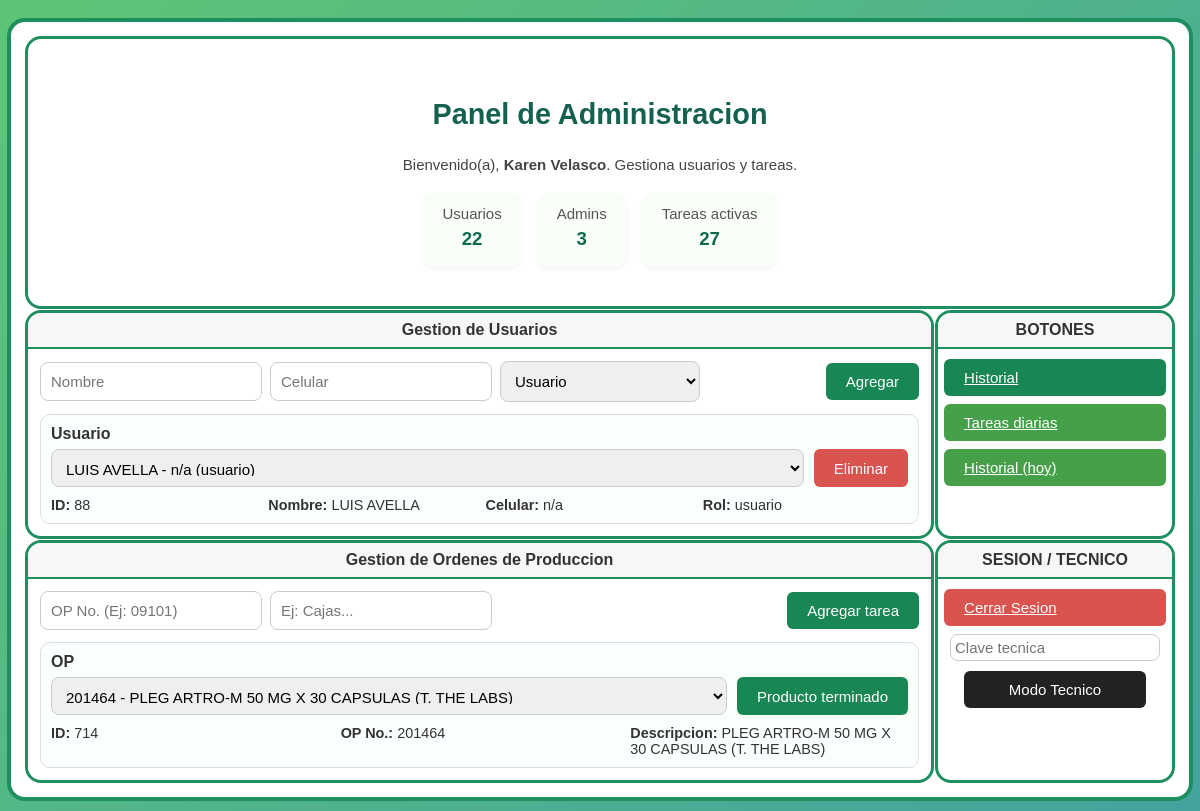
The app's page /admin/ (signed in), older data.
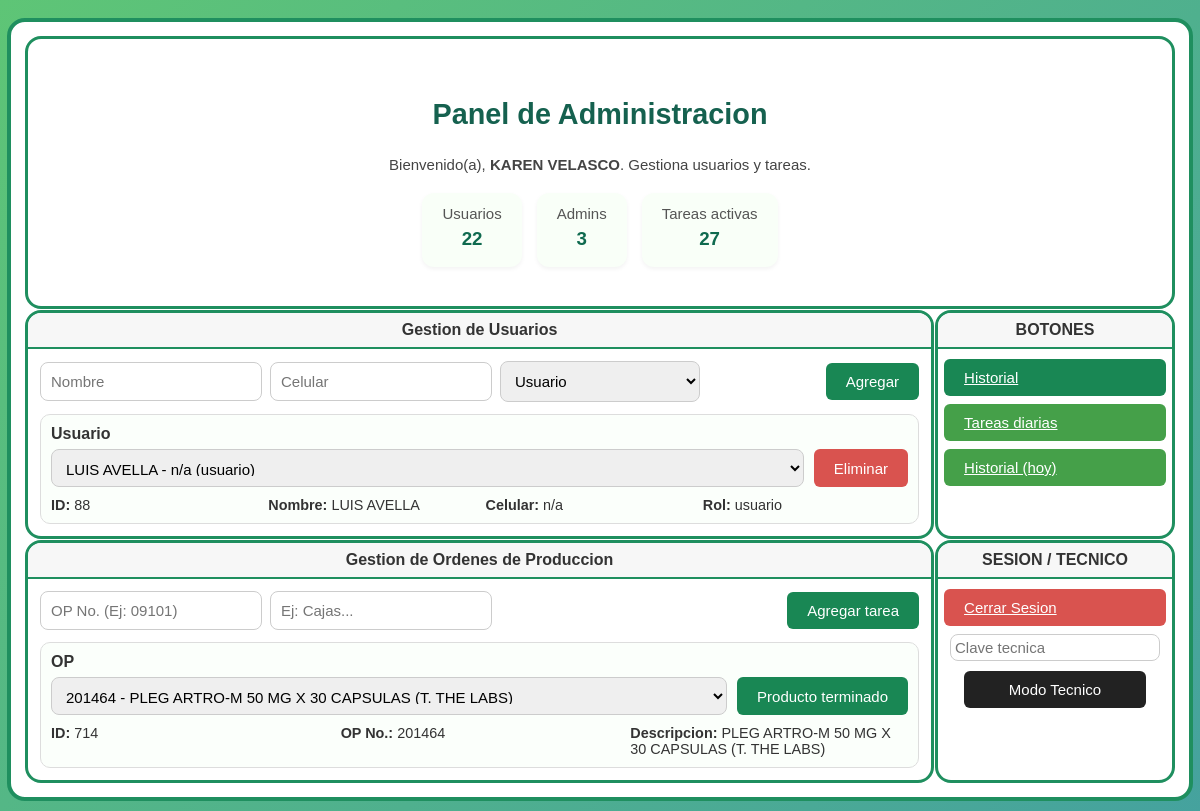
The same page, newer data.
### tables this page shows
CREATE TABLE "usuarios" (
    id INTEGER PRIMARY KEY AUTOINCREMENT,
    nombre TEXT,
    celular TEXT,
    contrasena TEXT,  -- ya sin NOT NULL
    rol TEXT
, must_change_password INTEGER DEFAULT 0);

### admin/views.py (the view)
@admin_bp.route("/")
def panel():
    if not _solo_admin():
        flash("Acceso no autorizado.", "danger")
        return redirect(url_for("login"))
    conn = get_db_connection()
    cur = conn.cursor()
    cur.execute("""
        CREATE TABLE IF NOT EXISTS tareas (
            id INTEGER PRIMARY KEY AUTOINCREMENT,
            titulo TEXT,
            descripcion TEXT,
            proceso TEXT,
            cantidad INTEGER,
            asignado_a TEXT,
            inicio TEXT,
            fin TEXT,
            estado TEXT
        )
    """)
    ensure_tareas_columns(conn)
    cur.execute("SELECT COUNT(*) FROM usuarios WHERE rol = 'usuario'")
    total_usuarios = cur.fetchone()[0]
    cur.execute("SELECT COUNT(*) FROM usuarios WHERE rol = 'admin'")
    total_admins = cur.fetchone()[0]
    cur.execute("""
        SELECT COUNT(*)
        FROM tareas
        WHERE estado != 'Finalizado'
          AND (asignado_a IS NULL OR asignado_a = '')
    """)
    total_tareas = cur.fetchone()[0]
    usuarios = cur.execute(
        "SELECT * FROM usuarios ORDER BY id DESC"
    ).fetchall()
    tareas = cur.execute("""
        SELECT
            t_admin.id,
            t_admin.titulo,
            t_admin.descripcion,
            t_admin.proceso,
            t_admin.estado,
            CASE
                WHEN EXISTS (
                    SELECT 1
                    FROM tareas t_user
                    WHERE t_user.titulo = t_admin.titulo
                      AND t_user.asignado_a IS NOT NULL
                      AND t_user.asignado_a != ''
                      AND t_user.proceso IS NOT NULL
                      AND TRIM(t_user.proceso) != ''
                )
                THEN 1 ELSE 0
            END AS tiene_tareas
        FROM tareas t_admin
        WHERE t_admin.estado != 'Finalizado'
          AND (t_admin.asignado_a IS NULL OR asignado_a = '')
        ORDER BY t_admin.id DESC
    """).fetchall()
    conn.close()
    return render_template(
        "admin_v2/panel.html",
        total_usuarios=total_usuarios,
        total_admins=total_admins,
        total_tareas=total_tareas,
        usuarios=usuarios,
        tareas=tareas
    )

### admin/views.py (called while the page is built)
def _solo_admin():
    return session.get("rol") == "admin"

### core/db.py (called while the page is built)
def get_db_connection():
    conn = sqlite3.connect(str(DB_PATH), check_same_thread=False)
    conn.row_factory = sqlite3.Row
    return conn

def _column_exists(conn, table_name: str, column_name: str) -> bool:
    cur = conn.execute(f"PRAGMA table_info({table_name});")
    return any(row["name"] == column_name for row in cur.fetchall())

def _ensure_column(conn, table: str, column: str, col_def: str):
    if not _column_exists(conn, table, column):
        conn.execute(f"ALTER TABLE {table} ADD COLUMN {column} {col_def};")

### core/historial_central.py (called while the page is built, shortened)
def _read_state():
    if not os.path.exists(STATE_FILE):
        return {}
    try:
        with open(STATE_FILE, "r", encoding="utf-8") as f:
            data = json.load(f)
            return data if isinstance(data, dict) else {}
    except Exception:
        return {}

def ejecutar_mantenimiento_mensual_historial(force=False, now=None):
    ahora = now or datetime.now()
    mes_actual = ahora.strftime("%Y_%m")
    estado = _read_state()
    ultimo_mes = estado.get("ultimo_mes_procesado")
    if not force and ultimo_mes == mes_actual:
        return {"ejecutado": False, "motivo": "sin_cambios"}

### templates/admin_v2/panel.html (shortened to what the changed rows need)
{% extends "base.html" %}
{% block content %}
<div class="helpapp-admin-frame">
  <div class="helpapp-admin-grid">
    <main class="helpapp-admin-main">
      <section class="ha-card ha-card--hero">
        <div class="ha-card__body">
          <div class="panel-header">
            <h2>Panel de Administracion</h2>
            <p class="saludo-usuario">
              Bienvenido(a), <strong>{{ session['usuario'] or 'Admin' }}</strong>. Gestiona usuarios y tareas.
            </p>
          </div>
        </div>
      </section>
    </main>
  </div>
</div>
{% endblock %}

Row changes from the older to the newer data that the page shows:
changed usuarios: nombre "Karen Velasco" → "KAREN VELASCO"
